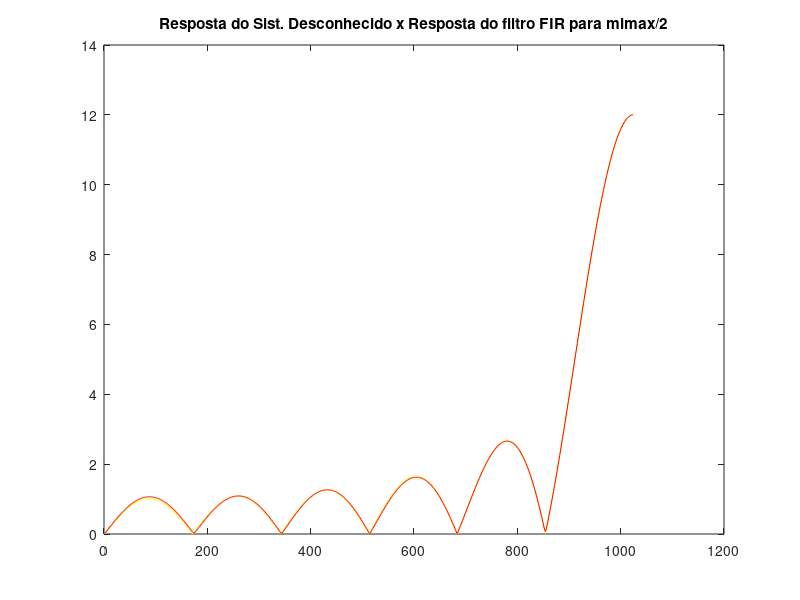
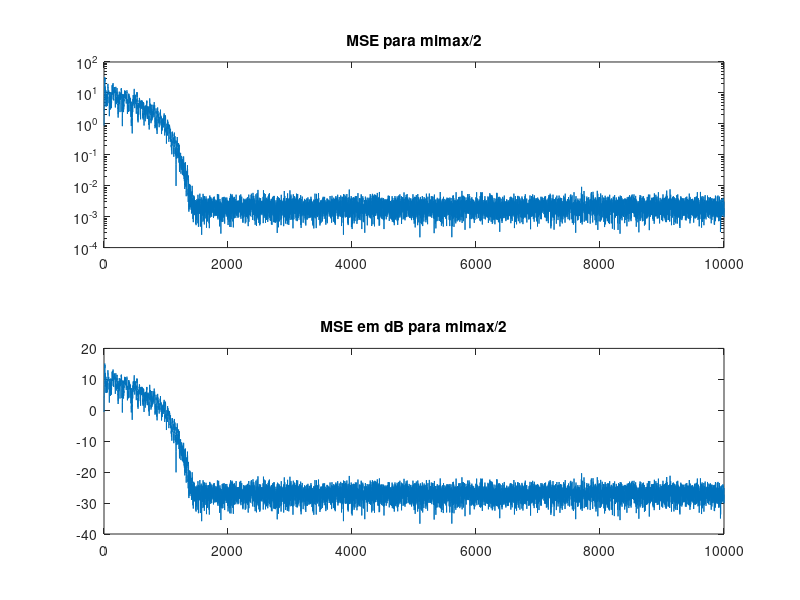

Here is the MATLAB script that generated these plots, in order:
close all
clear all
clc

pkg load statistics %para uso com MATLAB comentar essa linha

N=10000; % numero de amostras
E=10; % tamanho do ensemble

ord=11; % ordem do filtro adaptativo
vx=1; % variancia de x
vn= 0.001; % variancia do ruido de medicao

tr_R=(ord+1)*vx; %traco da matriz R

umax=1/tr_R*sqrt(pi*vn/2);  % mi maximo = 0.0033

% sistema desconhecido

b=[1 0 0 0 0 0 0 0 0 0 0 0 -1];
a=[1 1 0 0 0 0 0 0 0 0 0 0 0];
[h,w]=freqz(b,a,1024);

MSEm=zeros(size(1:N));
Wom=zeros(size(1:ord+1));

u=umax/2;

for i=1:E
i1=i
	X=zeros(size(1:ord+1));
	Wo=zeros(size(1:ord+1));

	x=1.74*unifrnd(-1,1,1,N);

	n=normrnd(0,sqrt(vn),1,N);

	ys=filter(b,a,x); % Sinal na saida do sistema desconhecido
	d=ys+n; % Sinal desejado

	for j=1:N
		if(j<ord+1)
			for i=1:j
				X(i)=x(j+1-i);
			end
		else
			for i=1:ord+1
				X(i)=x(j+1-i);
			end
		end
		y(j)=X*Wo';
		e(j)=d(j)-y(j);
		Wo=Wo+X.*2*u*sign(e(j));
	end
	MSEm=MSEm+e.^2;
	Wom=Wom+Wo;
end

[h1,w]=freqz(Wo,[1],1024);
figure
plot(1:1024,abs(h),'y-',1:1024,abs(h1(1:1024)),'r-')
title('Resposta do Sist. Desconhecido x Resposta do filtro FIR para mimax/2');

MSEm=MSEm/E;
MSEmdB=10*log10(MSEm);
figure
subplot(2,1,1)
semilogy(MSEm);
title('MSE para mimax/2');
subplot(2,1,2)
plot(MSEmdB)
title('MSE em dB para mimax/2');
MSEf=mean(MSEm(9800:N));

emin=vn;

u=umax/2;
Mt=u*tr_R*sqrt(pi/(2*emin)) % desajuste teorico eq. (4.28) %
Mexp=(MSEf-emin)/emin % desajuste experimental %

% Mt= 0.7854  e Mexp= 1.2677
